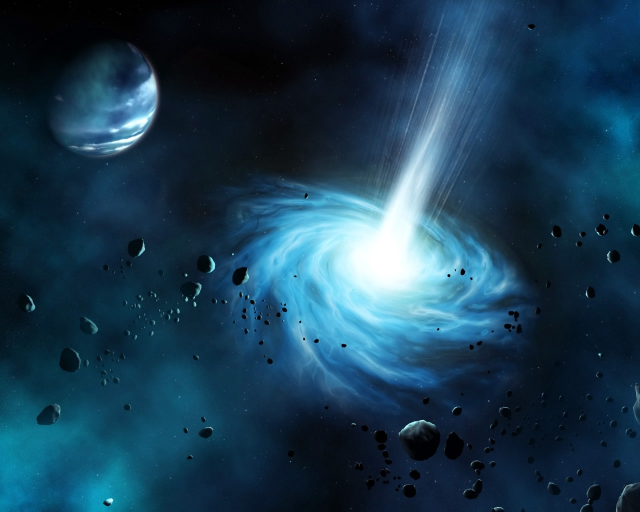
#> input picture Modulo-06-Funcionalidades/29-Manipulacion-Imagenes/black-hole.jpg, 1280 x 1024 px (shown at 1/2 size)
$ python redimensionar-pillow.py
#> lines starting #> are read from the running program, lines starting #| are printed output that depends on the picture
from PIL import Image

def redimensionar():
    image = Image.open("black-hole.jpg")
#> image is the input picture: PIL image 1280x1024 RGB; mean R, G, B 26.9, 60.5, 81.8
    image.thumbnail((90, 90))
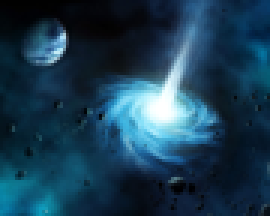
#> image: PIL image 90x72 RGB (shown 3 times larger); mean R, G, B 26.8, 60.5, 81.8
    image.save("black-hole-resized-pillow.jpg")

redimensionar()
